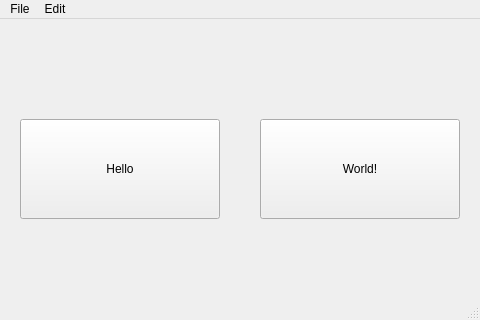
<?xml version="1.0" encoding="UTF-8"?>
<ui version="4.0">
 <class>MainWindow</class>
 <widget class="QMainWindow" name="MainWindow">
  <property name="geometry">
   <rect>
    <x>0</x>
    <y>0</y>
    <width>480</width>
    <height>320</height>
   </rect>
  </property>
  <property name="windowTitle">
   <string>MainWindow</string>
  </property>
  <widget class="QWidget" name="centralwidget">
   <widget class="QPushButton" name="helloButton">
    <property name="geometry">
     <rect>
      <x>20</x>
      <y>100</y>
      <width>200</width>
      <height>100</height>
     </rect>
    </property>
    <property name="text">
     <string>Hello</string>
    </property>
   </widget>
   <widget class="QPushButton" name="worldButton">
    <property name="geometry">
     <rect>
      <x>260</x>
      <y>100</y>
      <width>200</width>
      <height>100</height>
     </rect>
    </property>
    <property name="text">
     <string>World!</string>
    </property>
   </widget>
  </widget>
  <widget class="QMenuBar" name="menubar">
   <property name="geometry">
    <rect>
     <x>0</x>
     <y>0</y>
     <width>480</width>
     <height>19</height>
    </rect>
   </property>
   <widget class="QMenu" name="menuFile">
    <property name="title">
     <string>File</string>
    </property>
    <addaction name="actionSave"/>
    <addaction name="actionSave_As"/>
    <addaction name="separator"/>
    <addaction name="actionQuit"/>
   </widget>
   <widget class="QMenu" name="menuEdit">
    <property name="title">
     <string>Edit</string>
    </property>
    <addaction name="actionPreferences"/>
   </widget>
   <addaction name="menuFile"/>
   <addaction name="menuEdit"/>
  </widget>
  <widget class="QStatusBar" name="statusbar"/>
  <action name="actionSave">
   <property name="text">
    <string>Save</string>
   </property>
  </action>
  <action name="actionQuit">
   <property name="text">
    <string>Quit</string>
   </property>
  </action>
  <action name="actionPreferences">
   <property name="text">
    <string>Preferences...</string>
   </property>
  </action>
  <action name="actionSave_As">
   <property name="text">
    <string>Save As...</string>
   </property>
  </action>
 </widget>
 <resources/>
 <connections/>
</ui>
